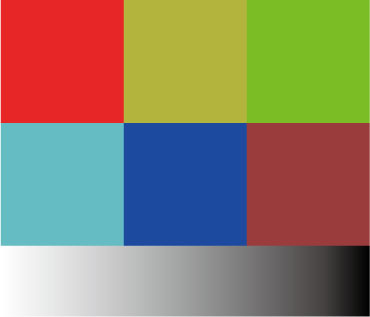
//> input picture week08/prog04/canvas.jpg, 370 x 317 px
$ ./main   (built with g++ and OpenCV 4)
//> lines starting //> are read from the running program, lines starting //| are printed output that depends on the picture; after the words box and inside, x2 and y2 are one past the last pixel; in counts of white or black regions, pixels touching at a corner belong together
#include <iostream>
// OpenCV用のヘッダファイル
#include <opencv2/opencv.hpp>
// 画像ファイル (サイズは小さめが良い)
#define FILE_NAME "./canvas.jpg"

#define WINDOW_NAME_INPUT "input"
#define WINDOW_NAME_OUTPUT "output"

#define TH (127)
#define HIGHVAL (255)

int main(int argc, const char* argv[]) {
  // 画像の入力
  // 　グレースケールで読み込む
  cv::Mat src_img1 = cv::imread(FILE_NAME, 0);  // 画像の読み込み
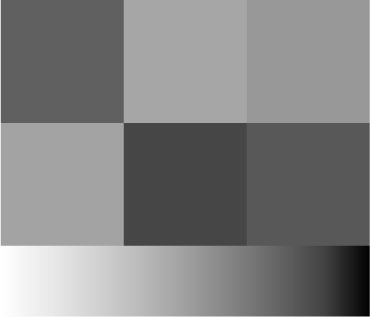
//> src_img1: 317 rows x 370 cols, CV_8UC1; min 0, max 255, mean 129.8
  if (src_img1.empty()) {                       // 入力失敗の場合
    fprintf(stderr, "読み込み失敗\n");
    return (-1);
  }

  cv::Mat result_img = cv::Mat(src_img1.size(), CV_8UC1);
  int val = cv::threshold(src_img1, result_img, 0, HIGHVAL,
                          cv::THRESH_BINARY | cv::THRESH_OTSU);
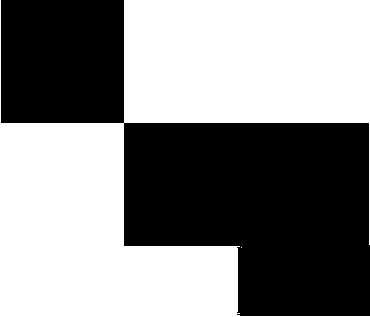
//> result_img: 317 rows x 370 cols, CV_8UC1; 53.5% white; 1 black region, box (x1, y1, x2, y2) and area: (1, 0, 370, 316) 54501
//> val = 126
  printf("閾値 = %d\n", val);
//| 閾値 = 126

  // 画像の出力
  cv::imshow(WINDOW_NAME_OUTPUT, result_img);  // 出力画像の表示
  cv::waitKey();                               // キー入力待ち

  return 0;
}
